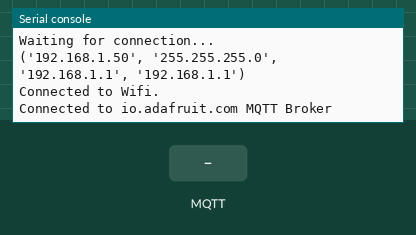
The program below on a simulated Raspberry Pi Pico running MicroPython. Shown: the last lines printed to the serial console. The inputs (shaded band) are chosen by the test bench. WiFi joins after 1.5 s; random numbers come from a fixed seed; no MQTT or app messages arrive unless stated.

Above: at 3.3 s.
3.4 s: MQTT message "1" arrives on the first subscribed topic
At 3.9 s:
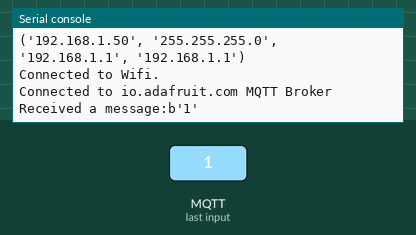
4.9 s: MQTT message "on" arrives on the first subscribed topic
At 6.1 s:
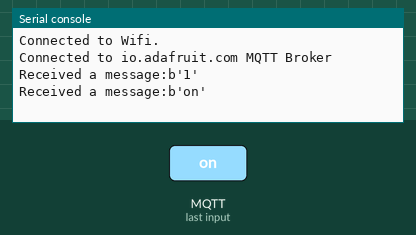
6.4 s: MQTT message "off" arrives on the first subscribed topic
At 7.3 s:
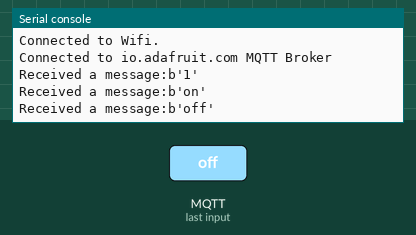

The program:

adafruit-io-mqtt-subscribe.py
```python
import network
import socket
from time import sleep
import machine
from umqtt.simple import MQTTClient
import random

import wificonnect
print("Connected to Wifi.")

mqtt_server = 'io.adafruit.com'
mqtt_port = 1883 # non-SSL port
mqtt_user = 'YOUR_ADAFRUIT_ID_HERE' #Adafruit ID
mqtt_password = 'YOUR_ADAFRUIT_KEY_HERE' # Under Keys
mqtt_topic = 'YOUR_ADAFRUIT_ID_HERE/feeds/YOUR_FEED_NAME_HERE' # Under "Feed info"
mqtt_client_id = str(random.randint(10000,999999)) #must have a unique ID - good enough for now

wlan = network.WLAN(network.STA_IF)

def mqtt_connect():
    client = MQTTClient(client_id=mqtt_client_id, server=mqtt_server, port=mqtt_port, user=mqtt_user, password=mqtt_password, keepalive=3600)
    client.connect()
    print('Connected to %s MQTT Broker'%(mqtt_server))
    return client

def reconnect():
    print('Failed to connect to the MQTT Broker. Reconnecting...')
    sleep(5)
    machine.reset()

def process_message(topic, msg):
    print("Received a message:" + str(msg))
    # Put any other message handling logic here.

try:
    client = mqtt_connect()
except OSError as e:
    reconnect()

client.set_callback(process_message)
client.subscribe(mqtt_topic)

while True:
    if wlan.isconnected():
        try:
            client.wait_msg() # This is a blocking function, which means no other code will be executed while waiting for a message.
        except OSError as e:
            reconnect()
    else:
        reconnect()
```

wificonnect.py
```python
import network
import socket
from time import sleep
import machine

ssid = 'WIFI SSID HERE'
password = 'WIFI PASSWORD HERE'

def connect():
    #Connect to WLAN
    wlan = network.WLAN(network.STA_IF)
    wlan.active(True)
    wlan.connect(ssid, password)
    while wlan.isconnected() == False:
        print('Waiting for connection... ')
        if wlan.status() == network.STAT_NO_AP_FOUND:
            print("No access point found with the ssid " + ssid)
            break
        if wlan.status() == network.STAT_WRONG_PASSWORD:
            print("Password rejected by WLAN.")
            break
        if wlan.status() == network.STAT_CONNECT_FAIL:
            print("Connection failed.")
            break
        sleep(1)
    print(wlan.ifconfig())

try:
    connect()
except KeyboardInterrupt:
    machine.reset()
```

Measured:
- after the input at 3.4 s, the serial console: prints a new line at once (image 1)
- after the input at 4.9 s, the serial console: prints a new line at once (image 2)
- after the input at 6.4 s, the serial console: prints a new line at once (image 3)
